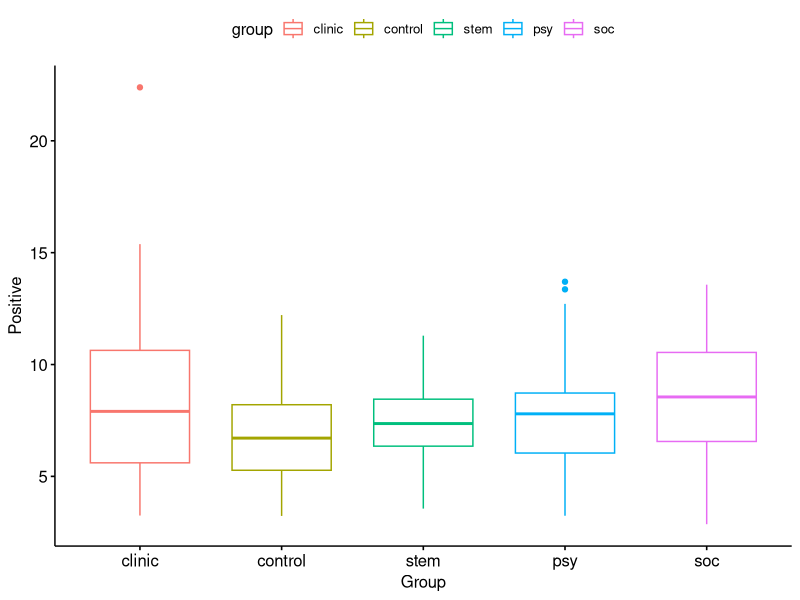
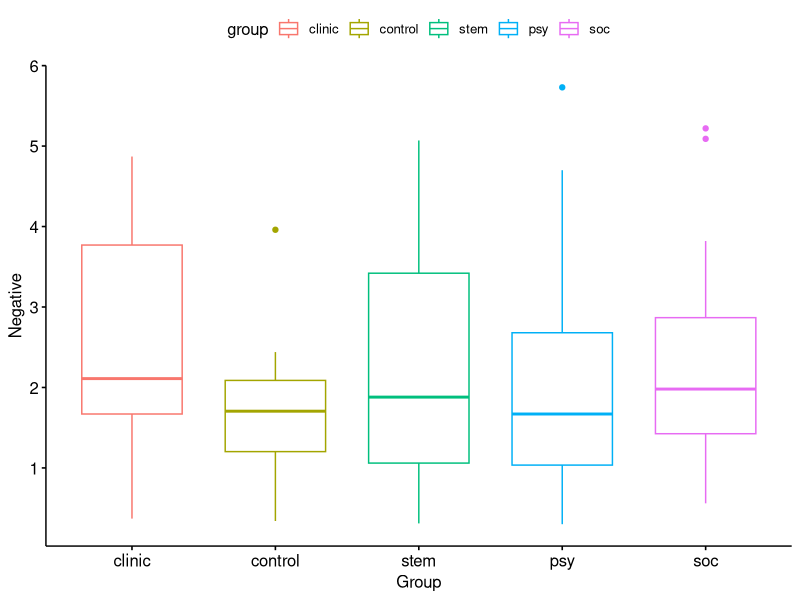
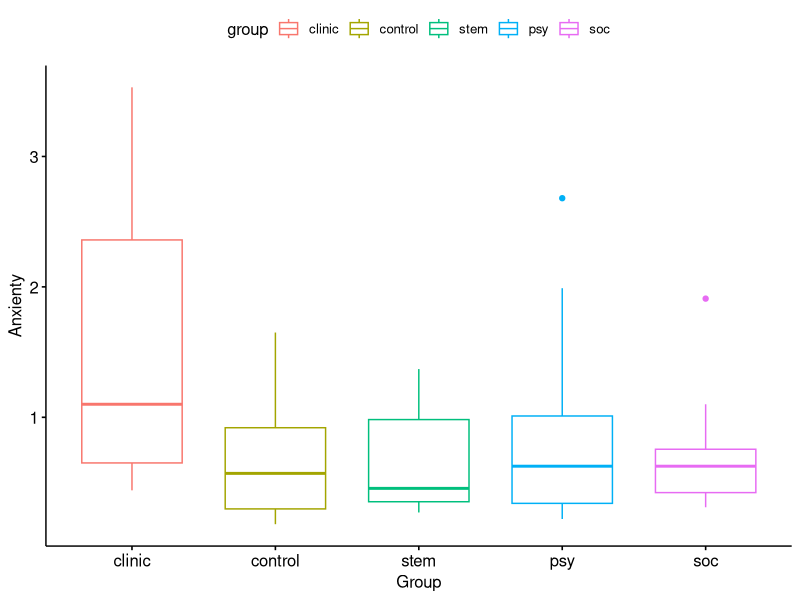
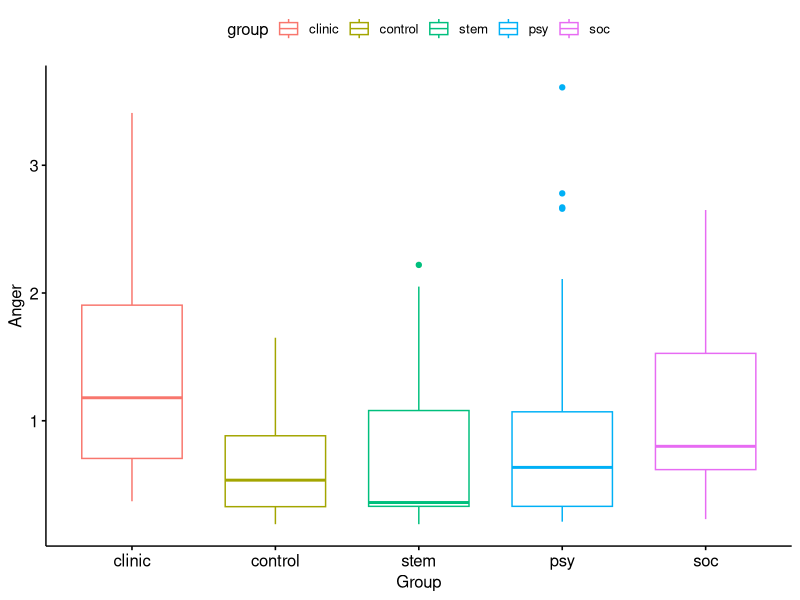
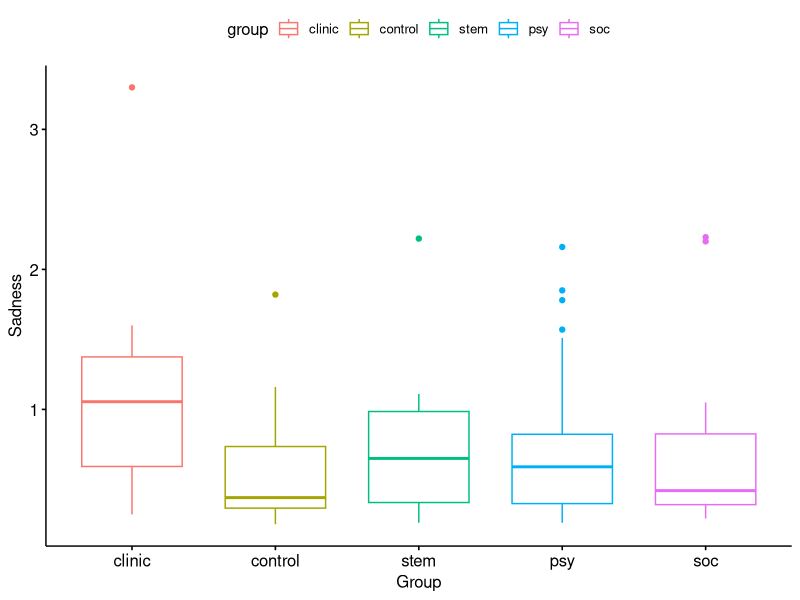
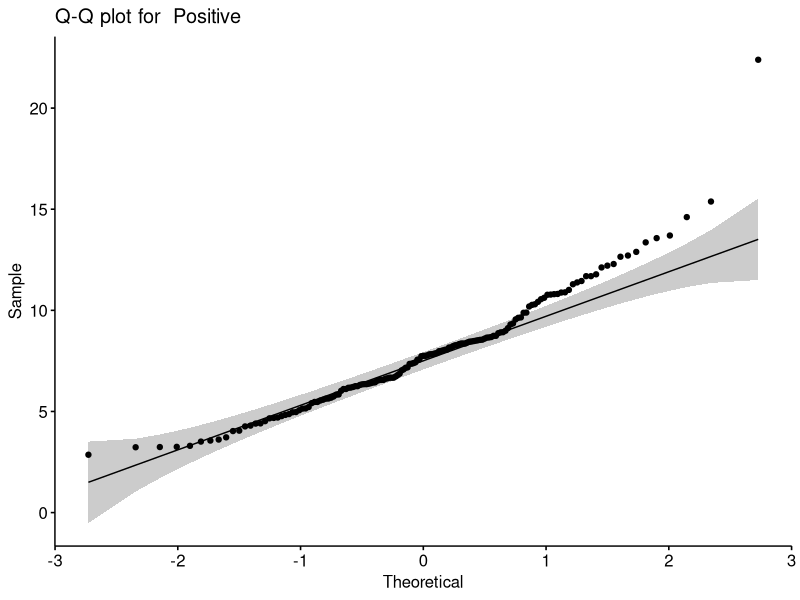
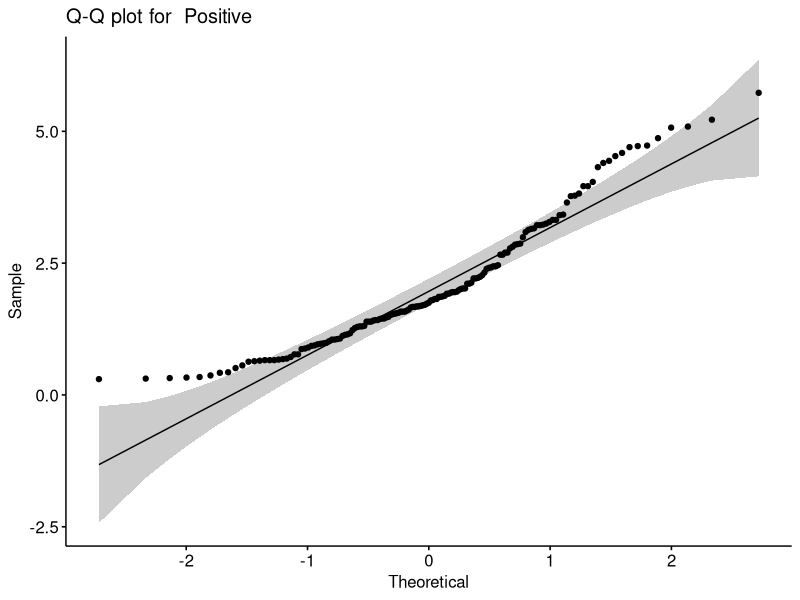
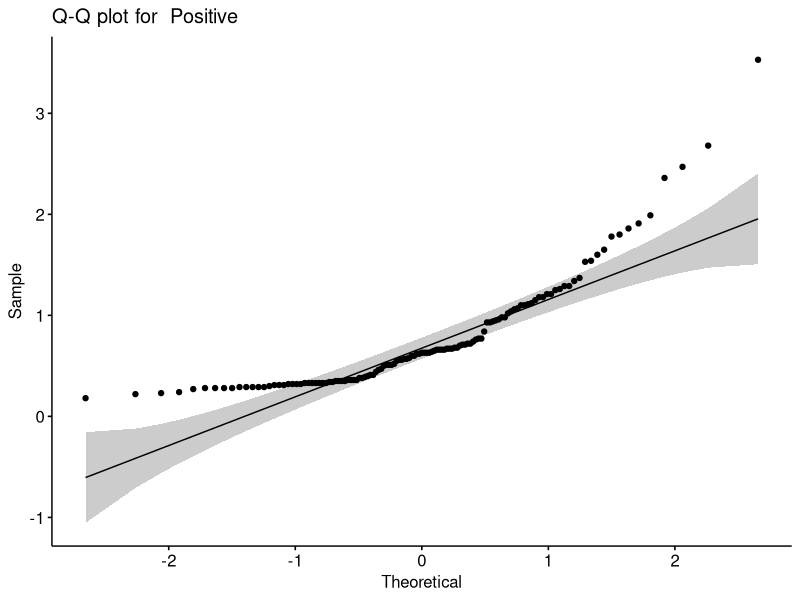

Write the R code that produced these figures, in order.
## ---- chunk 1
library(tidyverse)
library(dplyr)
library(ggplot2)
library(ggpubr)
## ---- chunk 2
data <- read.csv("./all_groups.csv")
data[data == 0] <- NA
head(data)
## ---- chunk 3
needed_columns <- c("Filename", "group", "Позитив", "Негатив", "Беспокойство", "Гнев", "Грусть")
data <- data[, needed_columns]
head(data)
## ---- chunk 4
columns <- c("file", "group", "Positive", "Negative", "Anxienty", "Anger", "Sadness")
emotion_columns <- c("Positive", "Negative", "Anxienty", "Anger", "Sadness")
colnames(data) <- columns
## ---- chunk 5
group_by(data, group) %>%
  summarise(
    count = n(),
    across(
      emotion_columns,
      list(
        mean = ~ mean(.x, na.rm = TRUE),
        sd = ~ sd(.x, na.rm = TRUE),
        median = ~ median(.x, na.rm = TRUE)
      )
    )
  )
## ---- chunk 6
for(col in emotion_columns) {
  ggboxplot(
    data, 
    x = "group", y = col, 
    color = "group",
    ylab = col, xlab = "Group"
  )
  ggsave(
    paste("plots/boxplots/", col, ".svg", sep='')
  )
}
## ---- chunk 7
for(col in emotion_columns) {
  ggqqplot(
    get(col, data),
    title=paste("Q-Q plot for ", "Positive")
  )
  ggsave(
    paste("plots/qqplots/", col, ".svg")
  )
}
